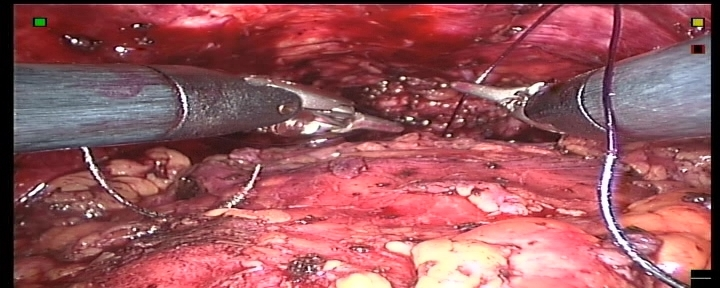
%> input picture code_from_author/registration_2008/registration_2008/example3/images/img001.jpg, 720 x 288 px
$ octave example3.m   (GNU Octave 9; MATLAB toolbox functions it lacks are replaced by stand-ins)
%> lines starting %> are read from the running program, lines starting %| are printed output that depends on the picture; in (x1, y1, x2, y2) boxes, pixels count from 0 and x2, y2 are one past the last pixel; in counts of white or black regions, pixels touching at a corner belong together; the program's own positions count from 1
%
%  Advanced example with mask and two-stage processing: estimate homography transform
%  at coarse scale and refine at full scale. Goal is to register the tissue
%  ignoring the instruments -- they are segmented roughly by a simple segmentation method.
%  This example was for Tanja Shilling, I would like to thank her for the idea of the task and the images.
%
%

run ../deformmatch-v3/mpath.m
%> (this line was passed over: mpath is not available in this run)
warning off all;
commandwindow;

%
I1 = im2double(imread('images/img001.jpg'));
I2 = im2double(imread('images/img020.jpg'));
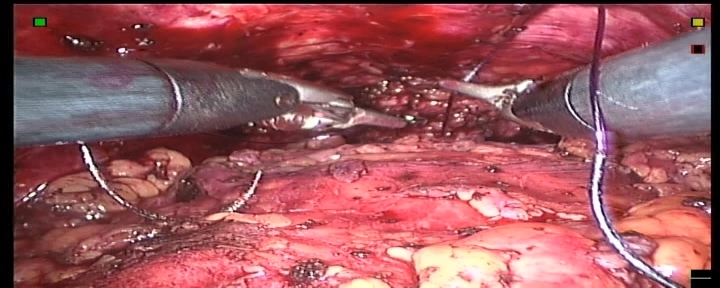
%> input picture code_from_author/registration_2008/registration_2008/example3/images/img020.jpg, 720 x 288 px
%
mask1 = im2double(imread('images/mask-img001.bmp'));
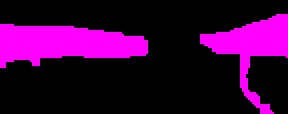
%> input picture code_from_author/registration_2008/registration_2008/example3/images/mask-img001.bmp, 144 x 57 px (shown 2 times larger)
mask1 = (sum(mask1.^2,3)<0.25);
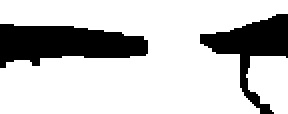
%> mask1: size 57x144 logical (shown 2 times larger); 77.2% white; 2 black regions, box (x1, y1, x2, y2) and area: (0, 12, 74, 34) 1101, (100, 7, 144, 57) 774
%> (the run ends here)
